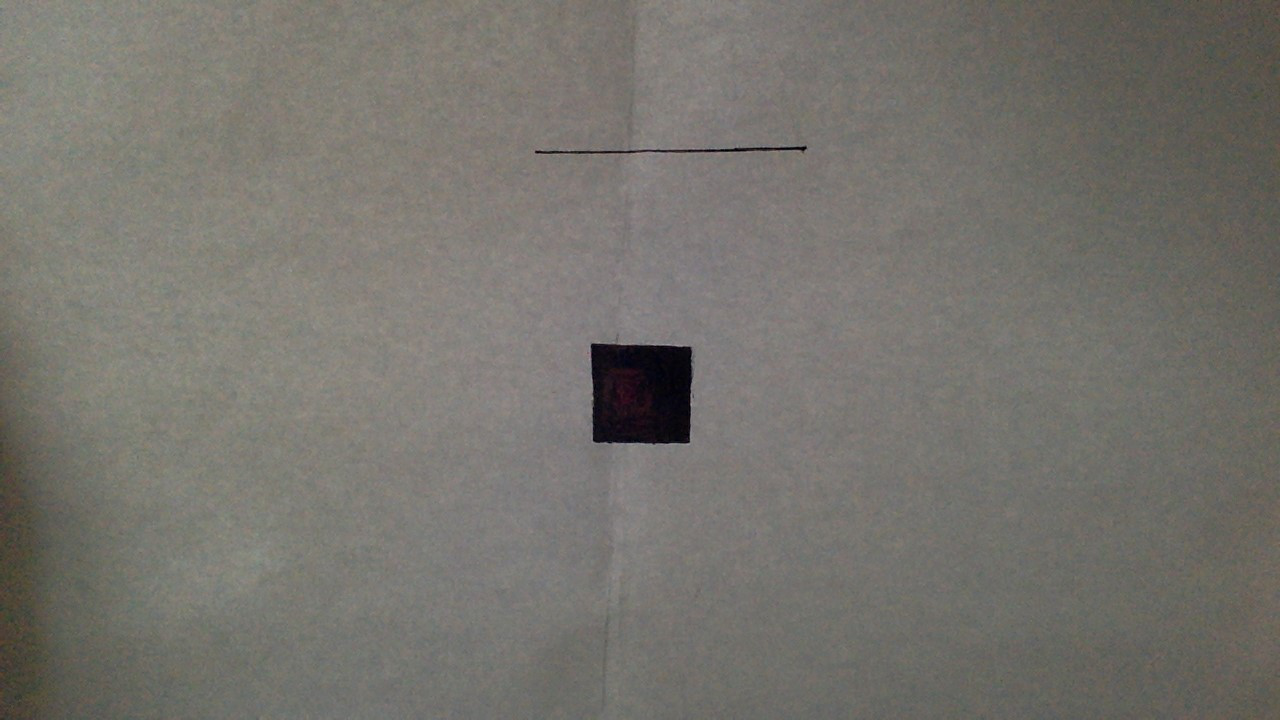
#> input picture povrsina1.png, 1280 x 720 px
$ python 'Povrsina Crnog v2.py'
#> lines starting #> are read from the running program, lines starting #| are printed output that depends on the picture; after the words box and inside, x2 and y2 are one past the last pixel; in counts of white or black regions, pixels touching at a corner belong together
# import numpy as np
# import matplotlib as plt
import cv2

img = input("File name: ")
#> the answer given: povrsina1.png
img = cv2.imread(img) #ubacis sliku u ovaj folder i za input uneses tacan naziv slike
#> img is the input picture: shape (720, 1280, 3); mean B, G, R 108.9, 114.8, 117.3
                      #obavezno mora da bude .png jer ne radi jpg

cv2.imshow('slika', img)
cv2.waitKey(0)
cv2.destroyAllWindows() #ovo koristis da prikazes sliku

img = cv2.cvtColor(img, cv2.COLOR_RGB2GRAY)
#> img: shape (720, 1280)
t = 50
for i in range(0, img.shape[0]):
    for j in range(0, img.shape[1]):
        if img[i, j] < t:
            img[i, j] = 0
        else:
            img[i, j] = 255
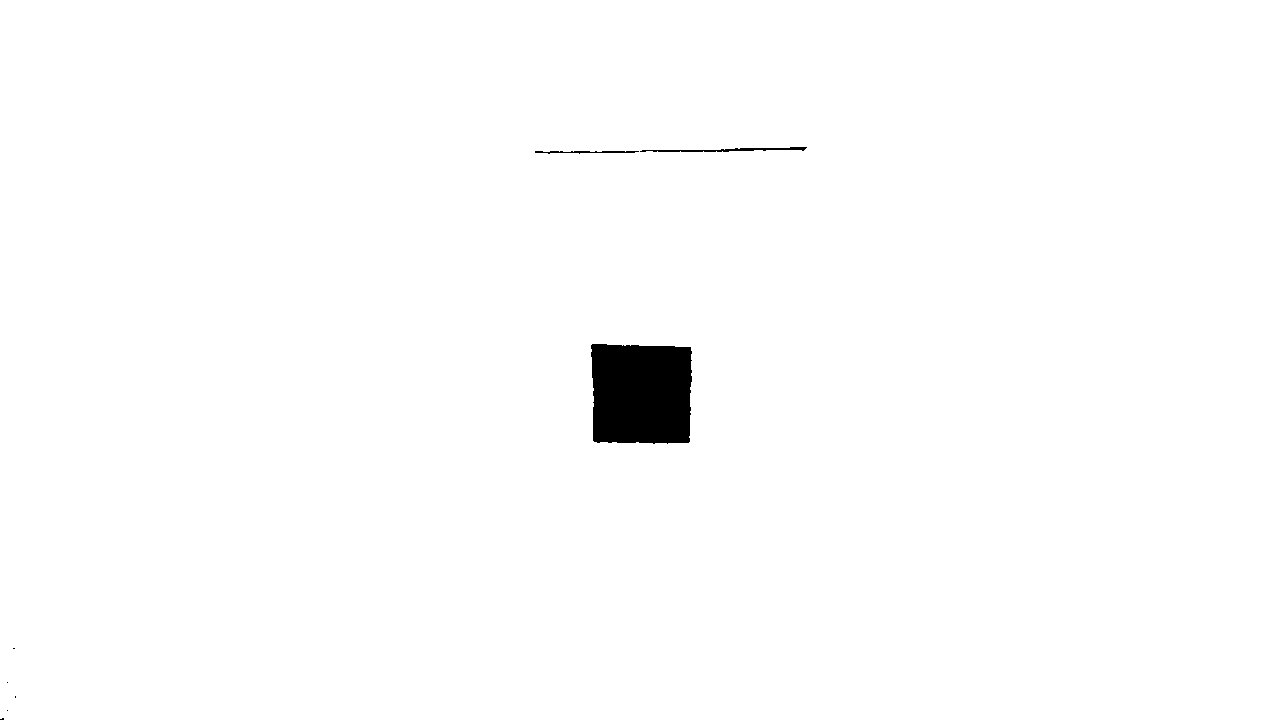
#> img: shape (720, 1280); 98.9% white; 8 black regions (5 under 20 px), largest, box (x1, y1, x2, y2) and area: (591, 344, 692, 444) 9521, (640, 147, 807, 152) 363, (535, 151, 639, 154) 179

cv2.imshow('slika', img)
cv2.waitKey(0)
cv2.destroyAllWindows() #ovo ti je binarizacija, t ti je treshold

def is_white(pixel):
    return pixel <= 200 #proverava da li je piksel beo

x1 = 0
y1 = 0
for y in range(img.shape[0]):
    for x in range(img.shape[1]):
        pixel = img[x, y]
        if not is_white(pixel):
            x1 = x
            y1 = y
            break

    if x1 != 0 or y1 != 0:
        break                     #ovime trazimo prvi crni piksel koji pripada crnoj liniji
                                # do ovde mi je sve radilo normalno
crna_linija = [[x1, y1]]
#> crna_linija = [[0, 1]]

i = 0
while i < (len(crna_linija)):
    currx = crna_linija[i][0]
    curry = crna_linija[i][1]

    if not is_white(img[currx + 1, curry]):
        if [currx + 1, curry] not in crna_linija:
            crna_linija.append([currx + 1, curry])
#> (the run stopped early here; a loop or call above may not have finished)
